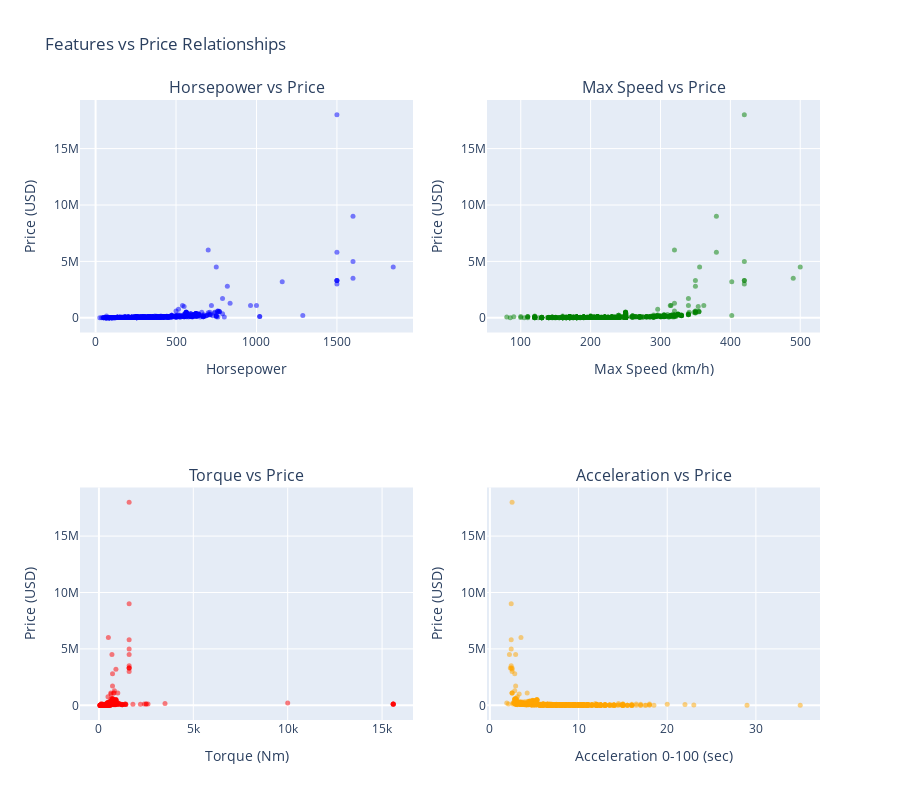

The cell this chart's notebook holds for it:
### Markdown cell above
## 4.6 Feature vs Price Relationships

### Code cell
fig = make_subplots(
    rows=2, cols=2,
    subplot_titles=('Horsepower vs Price', 'Max Speed vs Price', 'Torque vs Price', 'Acceleration vs Price')
)

fig.add_trace(
    go.Scatter(x=df_clean['Horsepower'], y=df_clean['Price_USD'], mode='markers',
               marker=dict(color='blue', size=5, opacity=0.5), name='Horsepower'),
    row=1, col=1
)

fig.add_trace(
    go.Scatter(x=df_clean['Max_Speed_kmh'], y=df_clean['Price_USD'], mode='markers',
               marker=dict(color='green', size=5, opacity=0.5), name='Speed'),
    row=1, col=2
)

fig.add_trace(
    go.Scatter(x=df_clean['Torque_Nm'], y=df_clean['Price_USD'], mode='markers',
               marker=dict(color='red', size=5, opacity=0.5), name='Torque'),
    row=2, col=1
)

fig.add_trace(
    go.Scatter(x=df_clean['Acceleration_0_100_sec'], y=df_clean['Price_USD'], mode='markers',
               marker=dict(color='orange', size=5, opacity=0.5), name='Acceleration'),
    row=2, col=2
)

fig.update_xaxes(title_text="Horsepower", row=1, col=1)
fig.update_xaxes(title_text="Max Speed (km/h)", row=1, col=2)
fig.update_xaxes(title_text="Torque (Nm)", row=2, col=1)
fig.update_xaxes(title_text="Acceleration 0-100 (sec)", row=2, col=2)

fig.update_yaxes(title_text="Price (USD)", row=1, col=1)
fig.update_yaxes(title_text="Price (USD)", row=1, col=2)
fig.update_yaxes(title_text="Price (USD)", row=2, col=1)
fig.update_yaxes(title_text="Price (USD)", row=2, col=2)

fig.update_layout(height=800, showlegend=False, title_text="Features vs Price Relationships")
fig.show()

### Figure 1 — Plotly figure (JSON) as saved in the notebook; plotly's stock layout.template omitted (floating-point values rounded to 4 significant figures; data arrays with more than 128 entries replaced by an {"elided": "..."} marker saying what was removed)
{"data": [{"marker": {"color": "blue", "opacity": 0.5, "size": 5}, "mode": "markers", "name": "Horsepower", "type": "scatter", "x": {"elided": "1214 float values"}, "xaxis": "x", "y": {"elided": "1214 float values"}, "yaxis": "y"}, {"marker": {"color": "green", "opacity": 0.5, "size": 5}, "mode": "markers", "name": "Speed", "type": "scatter", "x": {"elided": "1214 int values"}, "xaxis": "x2", "y": {"elided": "1214 float values"}, "yaxis": "y2"}, {"marker": {"color": "red", "opacity": 0.5, "size": 5}, "mode": "markers", "name": "Torque", "type": "scatter", "x": {"elided": "1214 float values"}, "xaxis": "x3", "y": {"elided": "1214 float values"}, "yaxis": "y3"}, {"marker": {"color": "orange", "opacity": 0.5, "size": 5}, "mode": "markers", "name": "Acceleration", "type": "scatter", "x": {"elided": "1214 float values"}, "xaxis": "x4", "y": {"elided": "1214 float values"}, "yaxis": "y4"}], "layout": {"annotations": [{"font": {"size": 16}, "showarrow": false, "text": "Horsepower vs Price", "x": 0.225, "xanchor": "center", "xref": "paper", "y": 1, "yanchor": "bottom", "yref": "paper"}, {"font": {"size": 16}, "showarrow": false, "text": "Max Speed vs Price", "x": 0.775, "xanchor": "center", "xref": "paper", "y": 1, "yanchor": "bottom", "yref": "paper"}, {"font": {"size": 16}, "showarrow": false, "text": "Torque vs Price", "x": 0.225, "xanchor": "center", "xref": "paper", "y": 0.375, "yanchor": "bottom", "yref": "paper"}, {"font": {"size": 16}, "showarrow": false, "text": "Acceleration vs Price", "x": 0.775, "xanchor": "center", "xref": "paper", "y": 0.375, "yanchor": "bottom", "yref": "paper"}], "height": 800, "showlegend": false, "title": {"text": "Features vs Price Relationships"}, "xaxis": {"anchor": "y", "domain": [0, 0.45], "title": {"text": "Horsepower"}}, "xaxis2": {"anchor": "y2", "domain": [0.55, 1], "title": {"text": "Max Speed (km/h)"}}, "xaxis3": {"anchor": "y3", "domain": [0, 0.45], "title": {"text": "Torque (Nm)"}}, "xaxis4": {"anchor": "y4", "domain": [0.55, 1], "title": {"text": "Acceleration 0-100 (sec)"}}, "yaxis": {"anchor": "x", "domain": [0.625, 1], "title": {"text": "Price (USD)"}}, "yaxis2": {"anchor": "x2", "domain": [0.625, 1], "title": {"text": "Price (USD)"}}, "yaxis3": {"anchor": "x3", "domain": [0, 0.375], "title": {"text": "Price (USD)"}}, "yaxis4": {"anchor": "x4", "domain": [0, 0.375], "title": {"text": "Price (USD)"}}}}
